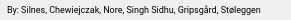
        <widget class="QFrame" name="bottom">
         <property name="minimumSize">
          <size>
           <width>0</width>
           <height>20</height>
          </size>
         </property>
         <property name="maximumSize">
          <size>
           <width>16777215</width>
           <height>20</height>
          </size>
         </property>
         <property name="styleSheet">
          <string notr="true">border-image:none;
background:none</string>
         </property>
         <property name="frameShape">
          <enum>QFrame::NoFrame</enum>
         </property>
         <property name="frameShadow">
          <enum>QFrame::Raised</enum>
         </property>
         <layout class="QHBoxLayout" name="horizontalLayout">
          <property name="spacing">
           <number>0</number>
          </property>
          <property name="leftMargin">
           <number>0</number>
          </property>
          <property name="topMargin">
           <number>0</number>
          </property>
          <property name="rightMargin">
           <number>0</number>
          </property>
          <property name="bottomMargin">
           <number>0</number>
          </property>
          <item>
           <widget class="QFrame" name="creditframe">
            <property name="styleSheet">
             <string notr="true">border-image:none;
background:none;</string>
            </property>
            <property name="frameShape">
             <enum>QFrame::NoFrame</enum>
            </property>
            <property name="frameShadow">
             <enum>QFrame::Raised</enum>
            </property>
            <layout class="QHBoxLayout" name="horizontalLayout_2">
             <property name="spacing">
              <number>0</number>
             </property>
             <property name="leftMargin">
              <number>7</number>
             </property>
             <property name="topMargin">
              <number>0</number>
             </property>
             <property name="rightMargin">
              <number>0</number>
             </property>
             <property name="bottomMargin">
              <number>0</number>
             </property>
             <item>
              <widget class="QLabel" name="credits">
               <property name="font">
                <font>
                 <family>Roboto</family>
                 <pointsize>7</pointsize>
                </font>
               </property>
               <property name="styleSheet">
                <string notr="true">border-image:none;
background:none;
</string>
               </property>
               <property name="text">
                <string>By: Silnes, Chewiejczak, Nore, Singh Sidhu, Gripsgård, Støleggen</string>
               </property>
              </widget>
             </item>
            </layout>
           </widget>
          </item>
          <item>
           <widget class="QFrame" name="stretch">
            <property name="minimumSize">
             <size>
              <width>30</width>
              <height>30</height>
             </size>
            </property>
            <property name="maximumSize">
             <size>
              <width>30</width>
              <height>30</height>
             </size>
            </property>
            <property name="styleSheet">
             <string notr="true">border-image:none;
background:none;
</string>
            </property>
            <property name="frameShape">
             <enum>QFrame::NoFrame</enum>
            </property>
            <property name="frameShadow">
             <enum>QFrame::Raised</enum>
            </property>
           </widget>
          </item>
         </layout>
        </widget>
